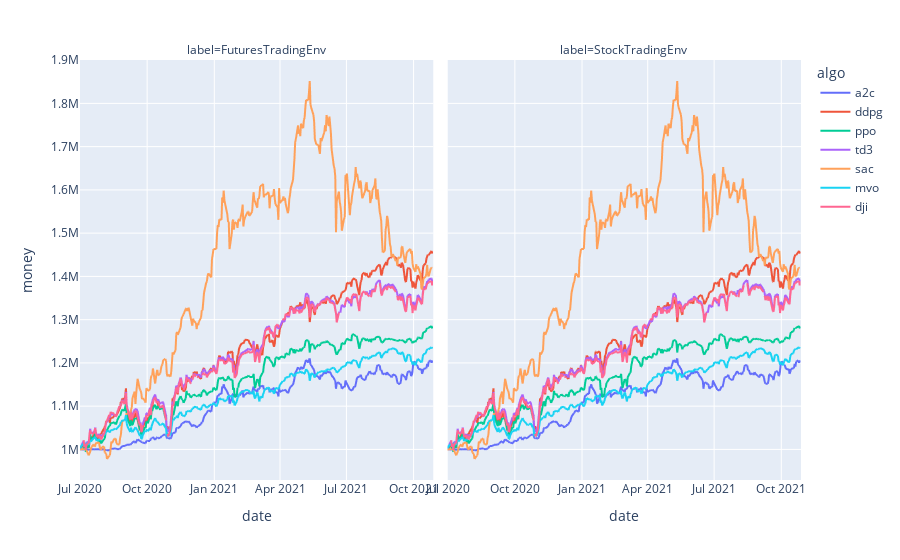

This figure's notebook cell:
### Code cell
px.line(long_df, x = 'date', y = 'money', color = 'algo', facet_col='label')

### Figure 1 — Plotly figure (JSON) as saved in the notebook; plotly's stock layout.template omitted (floating-point values rounded to 4 significant figures; data arrays with more than 128 entries replaced by an {"elided": "..."} marker saying what was removed)
{"data": [{"hovertemplate": "algo=a2c<br>label=FuturesTradingEnv<br>date=%{x}<br>money=%{y}<extra></extra>", "legendgroup": "a2c", "line": {"color": "#636efa", "dash": "solid"}, "marker": {"symbol": "circle"}, "mode": "lines", "name": "a2c", "showlegend": true, "type": "scattergl", "x": {"elided": "336 str values"}, "xaxis": "x", "y": {"elided": "336 float values"}, "yaxis": "y"}, {"hovertemplate": "algo=a2c<br>label=StockTradingEnv<br>date=%{x}<br>money=%{y}<extra></extra>", "legendgroup": "a2c", "line": {"color": "#636efa", "dash": "solid"}, "marker": {"symbol": "circle"}, "mode": "lines", "name": "a2c", "showlegend": false, "type": "scattergl", "x": {"elided": "336 str values"}, "xaxis": "x2", "y": {"elided": "336 float values"}, "yaxis": "y2"}, {"hovertemplate": "algo=ddpg<br>label=FuturesTradingEnv<br>date=%{x}<br>money=%{y}<extra></extra>", "legendgroup": "ddpg", "line": {"color": "#EF553B", "dash": "solid"}, "marker": {"symbol": "circle"}, "mode": "lines", "name": "ddpg", "showlegend": true, "type": "scattergl", "x": {"elided": "336 str values"}, "xaxis": "x", "y": {"elided": "336 float values"}, "yaxis": "y"}, {"hovertemplate": "algo=ddpg<br>label=StockTradingEnv<br>date=%{x}<br>money=%{y}<extra></extra>", "legendgroup": "ddpg", "line": {"color": "#EF553B", "dash": "solid"}, "marker": {"symbol": "circle"}, "mode": "lines", "name": "ddpg", "showlegend": false, "type": "scattergl", "x": {"elided": "336 str values"}, "xaxis": "x2", "y": {"elided": "336 float values"}, "yaxis": "y2"}, {"hovertemplate": "algo=ppo<br>label=FuturesTradingEnv<br>date=%{x}<br>money=%{y}<extra></extra>", "legendgroup": "ppo", "line": {"color": "#00cc96", "dash": "solid"}, "marker": {"symbol": "circle"}, "mode": "lines", "name": "ppo", "showlegend": true, "type": "scattergl", "x": {"elided": "336 str values"}, "xaxis": "x", "y": {"elided": "336 float values"}, "yaxis": "y"}, {"hovertemplate": "algo=ppo<br>label=StockTradingEnv<br>date=%{x}<br>money=%{y}<extra></extra>", "legendgroup": "ppo", "line": {"color": "#00cc96", "dash": "solid"}, "marker": {"symbol": "circle"}, "mode": "lines", "name": "ppo", "showlegend": false, "type": "scattergl", "x": {"elided": "336 str values"}, "xaxis": "x2", "y": {"elided": "336 float values"}, "yaxis": "y2"}, {"hovertemplate": "algo=td3<br>label=FuturesTradingEnv<br>date=%{x}<br>money=%{y}<extra></extra>", "legendgroup": "td3", "line": {"color": "#ab63fa", "dash": "solid"}, "marker": {"symbol": "circle"}, "mode": "lines", "name": "td3", "showlegend": true, "type": "scattergl", "x": {"elided": "336 str values"}, "xaxis": "x", "y": {"elided": "336 float values"}, "yaxis": "y"}, {"hovertemplate": "algo=td3<br>label=StockTradingEnv<br>date=%{x}<br>money=%{y}<extra></extra>", "legendgroup": "td3", "line": {"color": "#ab63fa", "dash": "solid"}, "marker": {"symbol": "circle"}, "mode": "lines", "name": "td3", "showlegend": false, "type": "scattergl", "x": {"elided": "336 str values"}, "xaxis": "x2", "y": {"elided": "336 float values"}, "yaxis": "y2"}, {"hovertemplate": "algo=sac<br>label=FuturesTradingEnv<br>date=%{x}<br>money=%{y}<extra></extra>", "legendgroup": "sac", "line": {"color": "#FFA15A", "dash": "solid"}, "marker": {"symbol": "circle"}, "mode": "lines", "name": "sac", "showlegend": true, "type": "scattergl", "x": {"elided": "336 str values"}, "xaxis": "x", "y": {"elided": "336 float values"}, "yaxis": "y"}, {"hovertemplate": "algo=sac<br>label=StockTradingEnv<br>date=%{x}<br>money=%{y}<extra></extra>", "legendgroup": "sac", "line": {"color": "#FFA15A", "dash": "solid"}, "marker": {"symbol": "circle"}, "mode": "lines", "name": "sac", "showlegend": false, "type": "scattergl", "x": {"elided": "336 str values"}, "xaxis": "x2", "y": {"elided": "336 float values"}, "yaxis": "y2"}, {"hovertemplate": "algo=mvo<br>label=FuturesTradingEnv<br>date=%{x}<br>money=%{y}<extra></extra>", "legendgroup": "mvo", "line": {"color": "#19d3f3", "dash": "solid"}, "marker": {"symbol": "circle"}, "mode": "lines", "name": "mvo", "showlegend": true, "type": "scattergl", "x": {"elided": "336 str values"}, "xaxis": "x", "y": {"elided": "336 float values"}, "yaxis": "y"}, {"hovertemplate": "algo=mvo<br>label=StockTradingEnv<br>date=%{x}<br>money=%{y}<extra></extra>", "legendgroup": "mvo", "line": {"color": "#19d3f3", "dash": "solid"}, "marker": {"symbol": "circle"}, "mode": "lines", "name": "mvo", "showlegend": false, "type": "scattergl", "x": {"elided": "336 str values"}, "xaxis": "x2", "y": {"elided": "336 float values"}, "yaxis": "y2"}, {"hovertemplate": "algo=dji<br>label=FuturesTradingEnv<br>date=%{x}<br>money=%{y}<extra></extra>", "legendgroup": "dji", "line": {"color": "#FF6692", "dash": "solid"}, "marker": {"symbol": "circle"}, "mode": "lines", "name": "dji", "showlegend": true, "type": "scattergl", "x": {"elided": "336 str values"}, "xaxis": "x", "y": {"elided": "336 float values"}, "yaxis": "y"}, {"hovertemplate": "algo=dji<br>label=StockTradingEnv<br>date=%{x}<br>money=%{y}<extra></extra>", "legendgroup": "dji", "line": {"color": "#FF6692", "dash": "solid"}, "marker": {"symbol": "circle"}, "mode": "lines", "name": "dji", "showlegend": false, "type": "scattergl", "x": {"elided": "336 str values"}, "xaxis": "x2", "y": {"elided": "336 float values"}, "yaxis": "y2"}], "layout": {"annotations": [{"font": {}, "showarrow": false, "text": "label=FuturesTradingEnv", "x": 0.245, "xanchor": "center", "xref": "paper", "y": 1, "yanchor": "bottom", "yref": "paper"}, {"font": {}, "showarrow": false, "text": "label=StockTradingEnv", "x": 0.755, "xanchor": "center", "xref": "paper", "y": 1, "yanchor": "bottom", "yref": "paper"}], "legend": {"title": {"text": "algo"}, "tracegroupgap": 0}, "margin": {"t": 60}, "xaxis": {"anchor": "y", "domain": [0, 0.49], "title": {"text": "date"}}, "xaxis2": {"anchor": "y2", "domain": [0.51, 1], "matches": "x", "title": {"text": "date"}}, "yaxis": {"anchor": "x", "domain": [0, 1], "title": {"text": "money"}}, "yaxis2": {"anchor": "x2", "domain": [0, 1], "matches": "y", "showticklabels": false}}}
